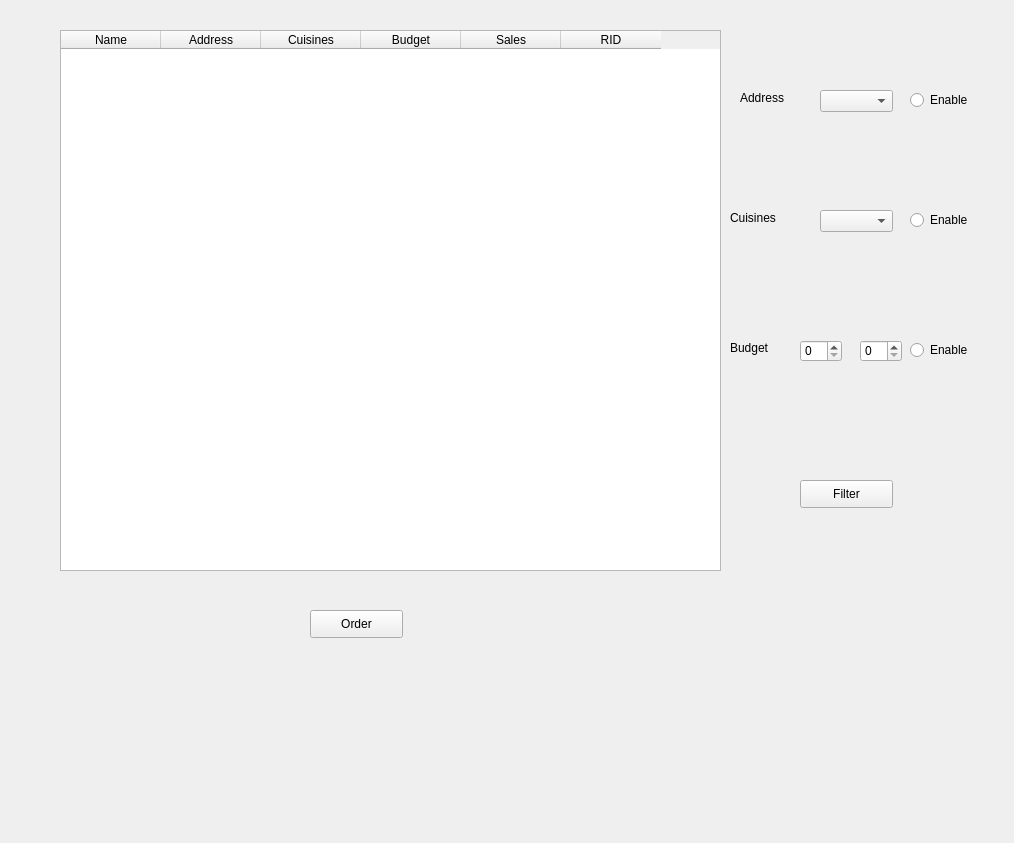
<?xml version="1.0" encoding="UTF-8"?>
<ui version="4.0">
 <class>form_order</class>
 <widget class="QWidget" name="form_order">
  <property name="geometry">
   <rect>
    <x>0</x>
    <y>0</y>
    <width>1014</width>
    <height>843</height>
   </rect>
  </property>
  <property name="windowTitle">
   <string>Form</string>
  </property>
  <widget class="QTableWidget" name="tableWidget_restaurant">
   <property name="geometry">
    <rect>
     <x>60</x>
     <y>30</y>
     <width>661</width>
     <height>541</height>
    </rect>
   </property>
   <property name="editTriggers">
    <set>QAbstractItemView::NoEditTriggers</set>
   </property>
   <property name="sortingEnabled">
    <bool>true</bool>
   </property>
   <column>
    <property name="text">
     <string>Name</string>
    </property>
   </column>
   <column>
    <property name="text">
     <string>Address</string>
    </property>
   </column>
   <column>
    <property name="text">
     <string>Cuisines</string>
    </property>
   </column>
   <column>
    <property name="text">
     <string>Budget</string>
    </property>
   </column>
   <column>
    <property name="text">
     <string>Sales</string>
    </property>
   </column>
   <column>
    <property name="text">
     <string>RID</string>
    </property>
   </column>
  </widget>
  <widget class="QLabel" name="label_cuisines">
   <property name="geometry">
    <rect>
     <x>730</x>
     <y>210</y>
     <width>55</width>
     <height>16</height>
    </rect>
   </property>
   <property name="text">
    <string>Cuisines</string>
   </property>
  </widget>
  <widget class="QRadioButton" name="radioButton_address">
   <property name="geometry">
    <rect>
     <x>910</x>
     <y>90</y>
     <width>95</width>
     <height>20</height>
    </rect>
   </property>
   <property name="text">
    <string>Enable</string>
   </property>
   <property name="autoExclusive">
    <bool>false</bool>
   </property>
  </widget>
  <widget class="QRadioButton" name="radioButton_cuisines">
   <property name="geometry">
    <rect>
     <x>910</x>
     <y>210</y>
     <width>95</width>
     <height>20</height>
    </rect>
   </property>
   <property name="text">
    <string>Enable</string>
   </property>
   <property name="autoExclusive">
    <bool>false</bool>
   </property>
  </widget>
  <widget class="QRadioButton" name="radioButton_budget">
   <property name="geometry">
    <rect>
     <x>910</x>
     <y>340</y>
     <width>95</width>
     <height>20</height>
    </rect>
   </property>
   <property name="text">
    <string>Enable</string>
   </property>
   <property name="autoExclusive">
    <bool>false</bool>
   </property>
  </widget>
  <widget class="QComboBox" name="comboBox_address">
   <property name="geometry">
    <rect>
     <x>820</x>
     <y>90</y>
     <width>73</width>
     <height>22</height>
    </rect>
   </property>
  </widget>
  <widget class="QLabel" name="label_2">
   <property name="geometry">
    <rect>
     <x>740</x>
     <y>90</y>
     <width>55</width>
     <height>16</height>
    </rect>
   </property>
   <property name="text">
    <string>Address</string>
   </property>
  </widget>
  <widget class="QLabel" name="label_budget">
   <property name="geometry">
    <rect>
     <x>730</x>
     <y>340</y>
     <width>55</width>
     <height>16</height>
    </rect>
   </property>
   <property name="text">
    <string>Budget</string>
   </property>
  </widget>
  <widget class="QComboBox" name="comboBox_cuisines">
   <property name="geometry">
    <rect>
     <x>820</x>
     <y>210</y>
     <width>73</width>
     <height>22</height>
    </rect>
   </property>
  </widget>
  <widget class="QPushButton" name="pushButton_filter">
   <property name="geometry">
    <rect>
     <x>800</x>
     <y>480</y>
     <width>93</width>
     <height>28</height>
    </rect>
   </property>
   <property name="text">
    <string>Filter</string>
   </property>
  </widget>
  <widget class="QPushButton" name="pushButton_order">
   <property name="geometry">
    <rect>
     <x>310</x>
     <y>610</y>
     <width>93</width>
     <height>28</height>
    </rect>
   </property>
   <property name="text">
    <string>Order</string>
   </property>
  </widget>
  <widget class="QSpinBox" name="spinBox_budget_min">
   <property name="geometry">
    <rect>
     <x>800</x>
     <y>340</y>
     <width>42</width>
     <height>22</height>
    </rect>
   </property>
   <property name="maximum">
    <number>9999</number>
   </property>
  </widget>
  <widget class="QSpinBox" name="spinBox_budget_max">
   <property name="geometry">
    <rect>
     <x>860</x>
     <y>340</y>
     <width>42</width>
     <height>22</height>
    </rect>
   </property>
   <property name="maximum">
    <number>9999</number>
   </property>
  </widget>
 </widget>
 <resources/>
 <connections>
  <connection>
   <sender>pushButton_order</sender>
   <signal>clicked()</signal>
   <receiver>form_order</receiver>
   <slot>order()</slot>
   <hints>
    <hint type="sourcelabel">
     <x>340</x>
     <y>628</y>
    </hint>
    <hint type="destinationlabel">
     <x>430</x>
     <y>684</y>
    </hint>
   </hints>
  </connection>
  <connection>
   <sender>pushButton_filter</sender>
   <signal>clicked()</signal>
   <receiver>form_order</receiver>
   <slot>filter()</slot>
   <hints>
    <hint type="sourcelabel">
     <x>830</x>
     <y>504</y>
    </hint>
    <hint type="destinationlabel">
     <x>810</x>
     <y>614</y>
    </hint>
   </hints>
  </connection>
 </connections>
 <slots>
  <slot>order()</slot>
  <slot>filter()</slot>
 </slots>
</ui>
